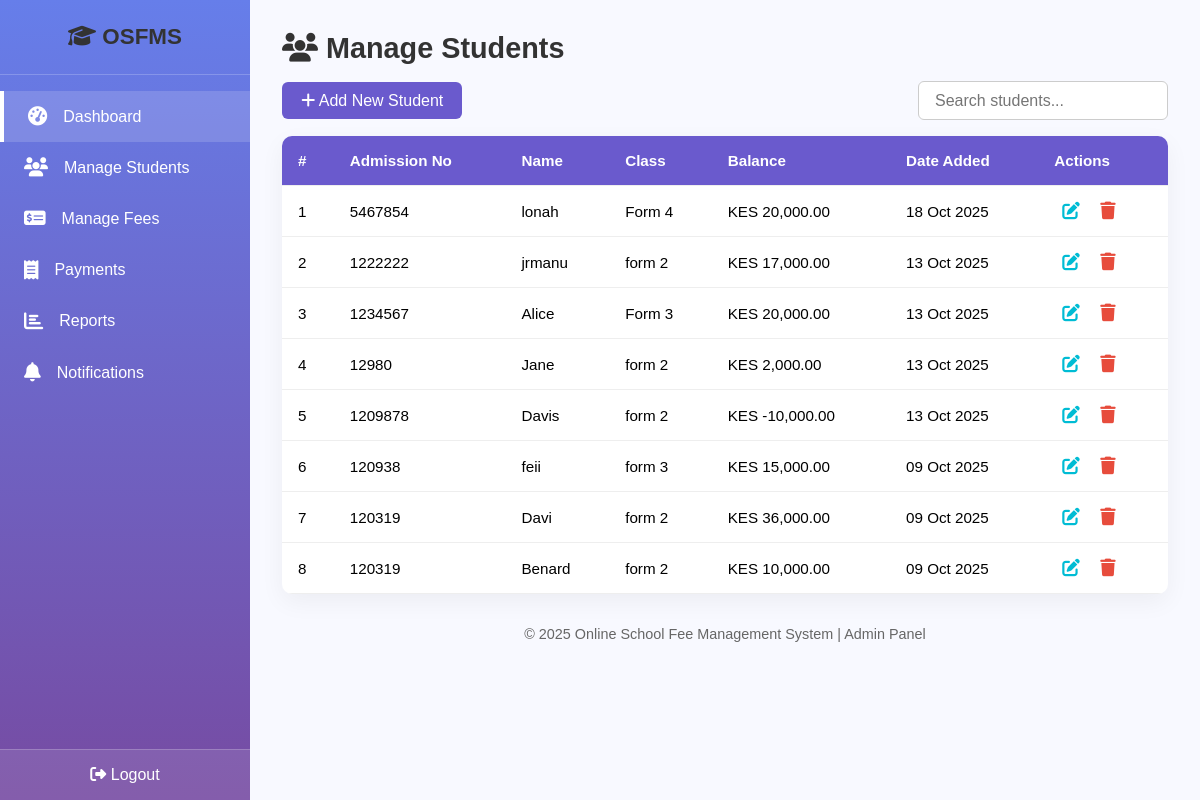
The app's page /manage_students.php (signed in) with its own data.
### tables this page shows
CREATE TABLE `students` (
  `id` int(11) NOT NULL,
  `admission_no` varchar(50) DEFAULT NULL,
  `full_name` varchar(100) DEFAULT NULL,
  `email` varchar(255) DEFAULT NULL,
  `class` varchar(50) DEFAULT NULL,
  `date_registered` datetime DEFAULT current_timestamp(),
  `created_at` timestamp NOT NULL DEFAULT current_timestamp(),
  `balance` decimal(10,2) DEFAULT 0.00,
  `parent_national_id` bigint(20) DEFAULT NULL,
  `parent_id` int(11) DEFAULT NULL
);

### public/manage_students.php (the view, shortened to what this page needs)
<?php
require_once '../includes/auth.php';
?>
<!DOCTYPE html>
<html lang="en">
<head>
  <link rel="stylesheet" href="https://cdnjs.cloudflare.com/ajax/libs/font-awesome/6.5.0/css/all.min.css">
</head>
<body>
<div class="sidebar">
  <h2><i class="fas fa-graduation-cap"></i> OSFMS</h2>
  <a href="admin_dashboard.php" class="active"><i class="fas fa-tachometer-alt"></i> Dashboard</a>
  <a href="manage_students.php"><i class="fas fa-users"></i> Manage Students</a>
  <a href="manage_fees.php"><i class="fas fa-money-check-alt"></i> Manage Fees</a>
  <a href="view_payments.php"><i class="fas fa-receipt"></i> Payments</a>
  <a href="reports.php"><i class="fas fa-chart-bar"></i> Reports</a>
  <a href="notifications.php"><i class="fas fa-bell"></i> Notifications</a>
  <div class="logout-btn">
    <form action="../public/logout.php" method="POST">
      <button type="submit"><i class="fas fa-sign-out-alt"></i> Logout</button>
    </form>
  </div>
</div>
<div class="main-content">
  <h2><i class="fa-solid fa-users"></i> Manage Students</h2>
  <div class="top-bar">
    <a href="add_student.php" class="add-btn"><i class="fa-solid fa-plus"></i> Add New Student</a>
    <div class="search-box">
      <input type="text" id="searchInput" placeholder="Search students...">
    </div>
  </div>
  <?php
  try {
      $stmt = $pdo->query("
        SELECT
            s.id,
            s.admission_no,
            s.full_name,
            s.class,
            COALESCE(SUM(f.amount_due), 0) - COALESCE(SUM(p.amount_paid), 0) AS balance,
            s.created_at
        FROM students s
        LEFT JOIN fees f ON f.student_id = s.id
        LEFT JOIN payments p ON p.student_id = s.id
        GROUP BY s.id
        ORDER BY s.created_at DESC
      ");
      $students = $stmt->fetchAll(PDO::FETCH_ASSOC);
  } catch (Exception $e) {
      echo "<p style='color:red;'>Error fetching students: " . htmlspecialchars($e->getMessage()) . "</p>";
  }
  if (!empty($students)):
  ?>
  <table>
    <thead>
      <tr>
        <th>#</th>
        <th>Admission No</th>
        <th>Name</th>
        <th>Class</th>
        <th>Balance</th>
        <th>Date Added</th>
        <th>Actions</th>
      </tr>
    </thead>
    <tbody>
      <?php foreach ($students as $index => $student): ?>
      <tr>
        <td><?= $index + 1 ?></td>
        <td><?= htmlspecialchars($student['admission_no']) ?></td>
        <td><?= htmlspecialchars($student['full_name']) ?></td>
        <td><?= htmlspecialchars($student['class']) ?></td>
        <td>KES <?= number_format($student['balance'], 2) ?></td>
        <td><?= date("d M Y", strtotime($student['created_at'])) ?></td>
        <td class="action-icons">
          <a href="edit_student.php?id=<?= $student['id'] ?>" class="edit" title="Edit"><i class="fa-solid fa-pen-to-square"></i></a>
          <a href="delete.php?type=student&id=<?= $student['id'] ?>" class="delete" title="Delete" onclick="return confirm('Are you sure you want to delete this student?');"><i class="fa-solid fa-trash"></i></a>
        </td>
      </tr>
      <?php endforeach; ?>
    </tbody>
  </table>
  <?php else: ?>
    <div class="no-data">No students found.</div>
  <?php endif; ?>
  <div class="footer">
    © <?= date('Y') ?> Online School Fee Management System | Admin Panel
  </div>
</div>
</body>
</html>

### public/manage_students.php (style rules this page uses)
:root { --primary: #6a5acd; --secondary: #00bcd4; --success: #2ecc71; --danger: #e74c3c; --background1: #667eea; --background2: #764ba2; --light-bg: #f8f9ff; --text-dark: #333; --text-light: #666; }
* { margin: 0; padding: 0; box-sizing: border-box; font-family: "Poppins", sans-serif; }
body { display: flex; background: var(--light-bg); min-height: 100vh; }
.sidebar { width: 250px; background: linear-gradient(180deg, var(--background1), var(--background2)); color: #fff; display: flex; flex-direction: column; position: fixed; height: 100vh; transition: 0.3s; z-index: 10; }
.sidebar h2 { text-align: center; padding: 1.5rem 0; border-bottom: 1px solid rgba(255,255,255,0.2); font-size: 1.4rem; }
.sidebar a { padding: 1rem 1.5rem; color: #fff; text-decoration: none; display: flex; align-items: center; gap: 1rem; transition: background 0.3s; }
.sidebar a:hover, .sidebar a.active { background: rgba(255,255,255,0.15); border-left: 4px solid #fff; }
.sidebar a i { font-size: 1.2rem; }
.logout-btn { margin-top: auto; padding: 1rem 1.5rem; background: rgba(255,255,255,0.1); text-align: center; border-top: 1px solid rgba(255,255,255,0.2); }
.logout-btn button { background: none; border: none; color: #fff; font-size: 1rem; cursor: pointer; }
.main-content { margin-left: 250px; padding: 2rem; width: 100%; }
h2 { color: var(--text-dark); margin-bottom: 1rem; font-size: 1.8rem; }
.top-bar { display: flex; justify-content: space-between; align-items: center; margin-bottom: 1rem; }
.add-btn { background: var(--primary); color: #fff; border: none; padding: 0.6rem 1.2rem; border-radius: 6px; font-size: 1rem; cursor: pointer; text-decoration: none; transition: 0.3s; }
.search-box input { padding: 0.6rem 1rem; border: 1px solid #ccc; border-radius: 6px; font-size: 1rem; width: 250px; }
table { width: 100%; border-collapse: collapse; background: #fff; border-radius: 10px; overflow: hidden; margin-top: 1rem; box-shadow: 0 8px 25px rgba(0,0,0,0.05); }
th, td { padding: 1rem; text-align: left; border-bottom: 1px solid #eee; font-size: 0.95rem; }
th { background: var(--primary); color: #fff; font-weight: 600; }
.action-icons a { margin: 0 0.5rem; text-decoration: none; }
.action-icons i { font-size: 1.1rem; }
.action-icons .edit { color: var(--secondary); }
.action-icons .delete { color: var(--danger); }
.footer { text-align: center; margin-top: 2rem; color: var(--text-light); font-size: 0.9rem; }

### records on screen
students: admission_no "5467854", full_name "lonah", class "Form 4", balance "20,000.00", created_at "18 Oct 2025"
students: admission_no "1222222", full_name "jrmanu", class "form 2", balance "17,000.00", created_at "13 Oct 2025"
students: admission_no "1234567", full_name "Alice", class "Form 3", balance "20,000.00", created_at "13 Oct 2025"
students: admission_no "12980", full_name "Jane", class "form 2", balance "2,000.00", created_at "13 Oct 2025"
students: admission_no "1209878", full_name "Davis", class "form 2", balance "-10,000.00", created_at "13 Oct 2025"
students: admission_no "120938", full_name "feii", class "form 3", balance "15,000.00", created_at "09 Oct 2025"
students: admission_no "120319", full_name "Davi", class "form 2", balance "36,000.00", created_at "09 Oct 2025"
students: admission_no "120319", full_name "Benard", class "form 2", balance "10,000.00", created_at "09 Oct 2025"
